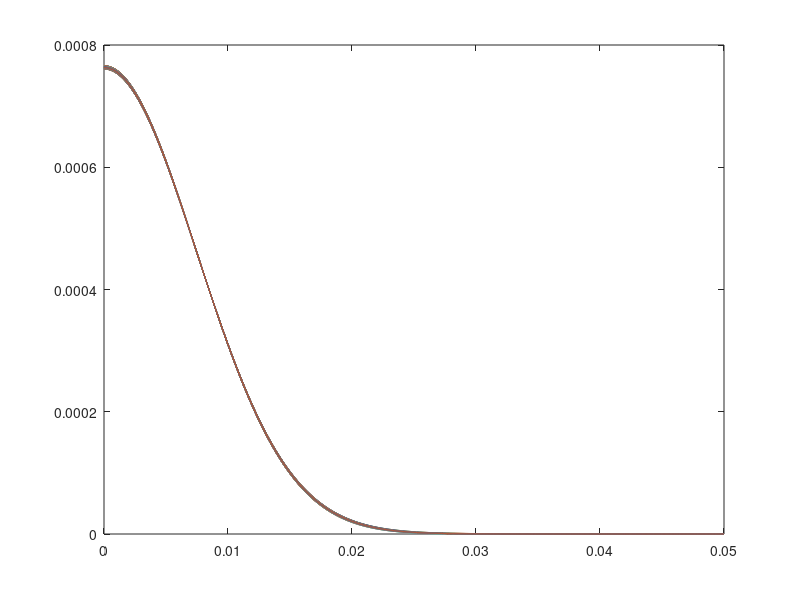
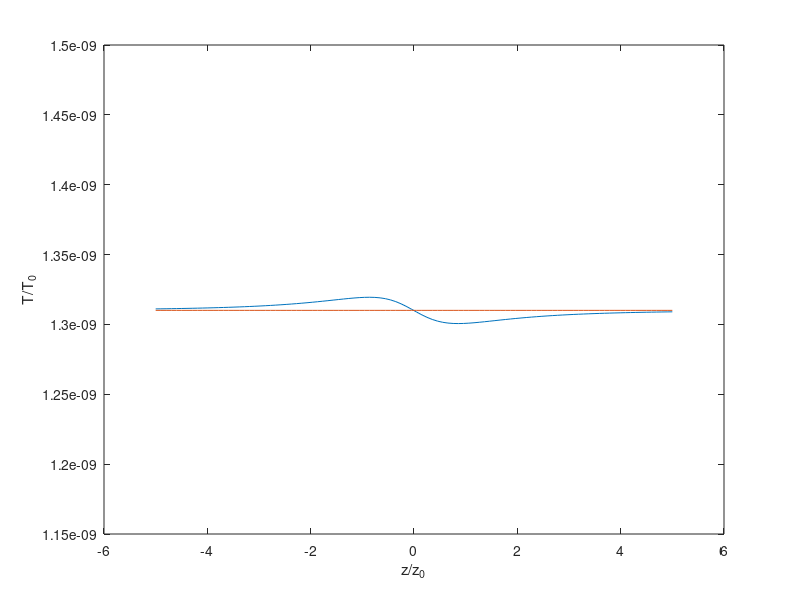

MATLAB code to generate these figures, in order:
% Ralf Mouthaan
% University of Cambridge
% June 2020
%
% Modelling of z-scan system.
% Uses Gaussian decomposition for propagation.
% Assumes a Gaussian beam throughout.
% This is the approach originally used by Shak-Bahae.
%
% Reference:
% Shak-Bahae et al. "Z-Scan: A Simple And Sensitive Technique For 
% Nonlinear Refraction Measurements", Proc. SPIE, Nonlinear Optical 
% Properties of Materials, 1989.

clc; clear variables; close all;

%% User-defined parameters

% n = n0 + n2*|E|^2

n0 = 1.45; % Linear refractive index
n2 = 1e-5; % Non-linear refractive index
lambda = 532e-9; % Green 
w0 = 8.04e-6; % beam waist at focus.
z2 = 0.5; % Distance from sample to diode. THIS IS NOT FAR-FIELD
ra = 0.0005; % Aperture size. % SMALL SEEMS TO WORK BEST
L = 300e-6; % Path length through cuvette

%% Derived parameters

k0 = 2*pi/lambda;
z0 = k0*w0^2/2; %511e-6; % THIS ANALYSIS DOES NOT WORK IF THIS RELATIONSHIP DOES NOT HOLD
rsample = linspace(0, 4*w0, 1000);
rreplay = linspace(0, 5e-2, 1000); % SHOULD BE ABLE TO CALCULATE AN APPROPRIATE RANGE
arrz =  linspace(-5*z0,5*z0,100);

%% Calculations

% With Sample
figure;
T  = zeros(size(arrz));
T0 = zeros(size(arrz));
for ii = 1:length(arrz)
    
    z = arrz(ii);
    Rz = z*(1+z0^2/z^2);
    wz = w0*sqrt(1+z^2/z0^2);
    d = z2 - z;
    g=1+d/Rz;
    
    % Field before sample at plane z
    if abs(z) == 0
        E = w0/wz*exp(-rsample.^2/wz^2);
    else
        E = w0/wz*exp(-rsample.^2/wz^2 - 1i*k0*rsample.^2/2/Rz);
    end
    
    % Exponential phase profile imposed by sample
    % Can remove the 1+z^2/z0^2 term present in Sheik-Bahae, as E is not E
    % at the focus. Instead, it is E at the plane z.
    dphase = k0*n2*L*abs(E).^2;
    
    % Field profile at diode without sample phase profile imposed
    % CAN BE MOVED OUT OF FOR LOOP, AS I DON'T THINK THIS CHANGES
    wmo = wz;
    dm = k0*wmo^2/2;
    wm = wmo*sqrt(g^2 + d^2/dm^2);
    Rm = d/(1-g/(g^2 + d^2/dm^2));
    thetam = atan2(d/dm, g); % Does this pick up the right one?
    EReplay_NoSample =  (g^2 + d^2/dm^2)^(-1/2) .* exp( - rreplay.^2/wm^2 - 1i*k0*rreplay.^2/2/Rm + 1i*thetam);
    EReplay_NoSample = EReplay_NoSample*E(1);
    S = sum(rreplay(rreplay<ra).*abs(EReplay_NoSample(rreplay<ra)).^2) / ...
        sum(rreplay.*abs(EReplay_NoSample).^2);
    T0(ii) = sum(rreplay(rreplay<ra).*abs(EReplay_NoSample(rreplay<ra)).^2);
    
    % Field profile at diode, with sample phase profile imposed
    % Calculated by using Gaussian decomposition of field after sample,
    % propagating each Gaussian to replay field plane, and recombining there.
    EReplay_Sample = zeros(size(rreplay));
    for m = 0:10
        
        wmo = wz/sqrt(2*m+1);
        dm = k0*wmo^2/2;
        wm = wmo*sqrt(g^2 + d^2/dm^2);
        Rm = d/(1-g/(g^2 + d^2/dm^2));
        thetam = atan2(d/dm, g); % Does this pick up the right one?
        
        EReplay_Sample = EReplay_Sample + (1i*dphase(1)).^m/factorial(m) * wmo/wm .* exp( - rreplay.^2/wm^2 - 1i*k0*rreplay.^2/2/Rm + 1i*thetam);
        
    end
    EReplay_Sample = EReplay_Sample*E(1);
    
    plot(rreplay, abs(EReplay_Sample));
    hold on
    
    T(ii) = sum(rreplay(rreplay<ra).*abs(EReplay_Sample(rreplay<ra)).^2);
    
end

figure;

figure;
plot(arrz/z0, T);
hold on
plot(arrz/z0, T0);
xlabel('z/z_0');
ylabel('T/T_0');

fprintf('Tmax - Tmin = %f\n', max(T./T0/S) - min(T./T0/S));
DeltaPhi0 = (max(T./T0) - min(T./T0))/0.406/(1-S)^0.25;
fprintf('Calculated Delta Phi 0 %e\n', DeltaPhi0);
n2_calculated = DeltaPhi0/L/k0;
fprintf('n2 set = %e\n', n2);
fprintf('n2 calculated = %e\n', n2_calculated);
